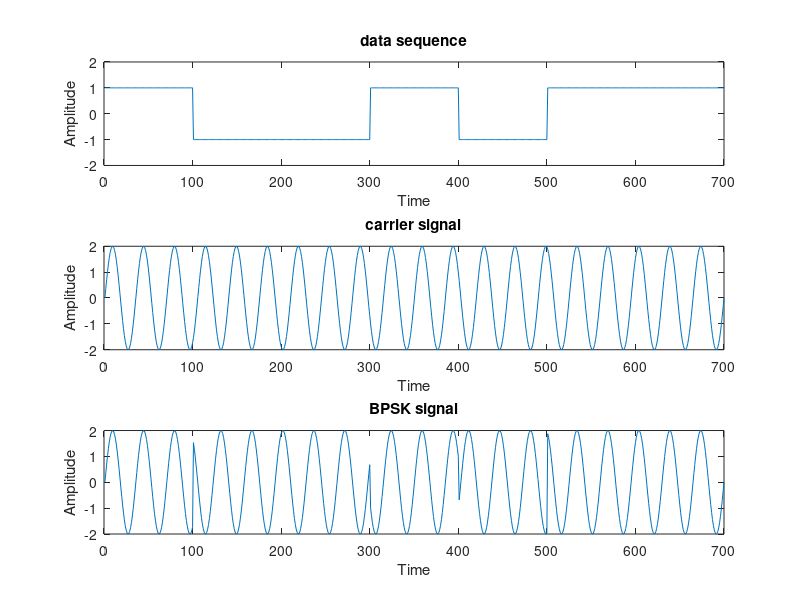

MATLAB code for this plot:
clc;clear all;close all
d=[1 0 0 1 0 1 1];
l=length(d);
t=linspace(0,1,l*100)
d1=[]
for i=1:l
    if (d(i)==1)
        a=ones(1,100)
    else
        a=-(ones(1,100))
    end
    d1=[d1,a]
end
subplot(3,1,1)
plot(d1)
title('data sequence')
xlabel('Time')
ylabel('Amplitude')
axis([0 100*l -2 2])
a=2;
f=20;
x=a*sin(2*pi*f*t);
subplot(3,1,2);
plot(x)
title('carrier signal');
xlabel('Time');
ylabel('Amplitude');
y=x.*d1;
subplot(3,1,3);
plot(y)
title('BPSK signal');
xlabel('Time');
ylabel('Amplitude');
